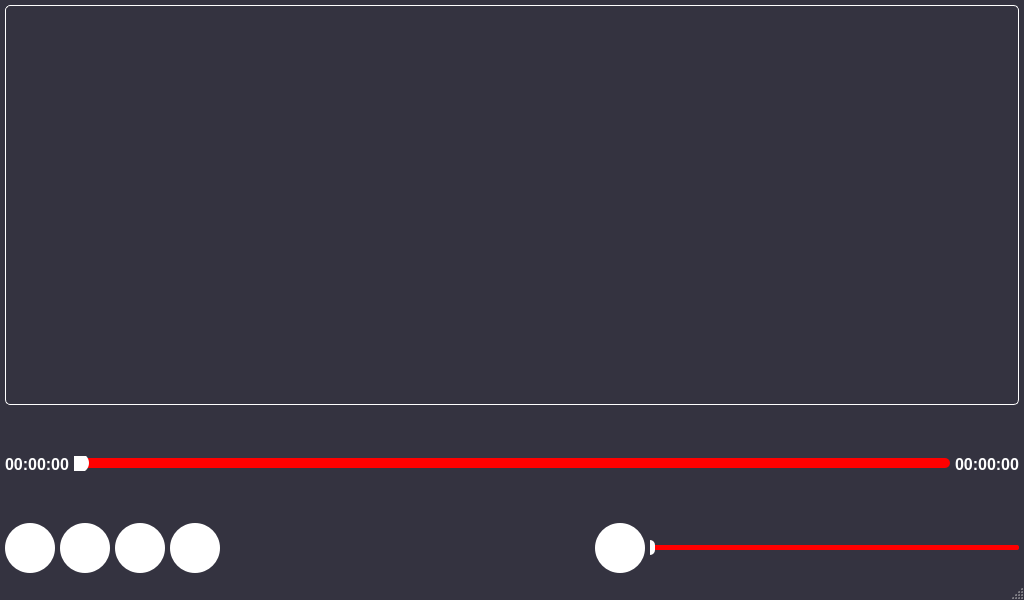
<?xml version="1.0" encoding="UTF-8"?>
<ui version="4.0">
 <class>VideoView</class>
 <widget class="QMainWindow" name="VideoView">
  <property name="geometry">
   <rect>
    <x>0</x>
    <y>0</y>
    <width>1024</width>
    <height>600</height>
   </rect>
  </property>
  <property name="windowTitle">
   <string>Video Player</string>
  </property>
  <property name="styleSheet">
   <string notr="true">QMainWindow {
    background-color: rgb(52,51,64);
}
QLabel {
    color: rgb(255,255,255);
}</string>
  </property>
  <widget class="QWidget" name="centralwidget">
   <layout class="QVBoxLayout" name="verticalLayout">
    <property name="spacing">
     <number>5</number>
    </property>
    <property name="leftMargin">
     <number>5</number>
    </property>
    <property name="topMargin">
     <number>5</number>
    </property>
    <property name="rightMargin">
     <number>5</number>
    </property>
    <property name="bottomMargin">
     <number>5</number>
    </property>
    <item>
     <widget class="QGroupBox" name="groupBox_Video">
      <property name="minimumSize">
       <size>
        <width>0</width>
        <height>400</height>
       </size>
      </property>
      <property name="styleSheet">
       <string notr="true">QGroupBox {
    border: 1px solid rgb(255,255,255);
    border-radius: 5px;
}</string>
      </property>
      <property name="title">
       <string/>
      </property>
     </widget>
    </item>
    <item>
     <layout class="QHBoxLayout" name="timeLayout">
      <item>
       <widget class="QLabel" name="label_Current_Time">
        <property name="minimumSize">
         <size>
          <width>60</width>
          <height>20</height>
         </size>
        </property>
        <property name="font">
         <font>
          <pointsize>12</pointsize>
          <bold>true</bold>
         </font>
        </property>
        <property name="text">
         <string>00:00:00</string>
        </property>
       </widget>
      </item>
      <item>
       <widget class="QSlider" name="horizontalSlider_Duration">
        <property name="styleSheet">
         <string notr="true">QSlider::groove:horizontal {
    height: 10px;
    background: red;
    border-radius: 5px;
}
QSlider::handle:horizontal {
    background: rgb(255,255,255);
    width: 20px;
    height: 20px;
    margin: -5px -5px;
    border-radius: 10px;
}</string>
        </property>
        <property name="orientation">
         <enum>Qt::Orientation::Horizontal</enum>
        </property>
       </widget>
      </item>
      <item>
       <widget class="QLabel" name="label_Total_Time">
        <property name="minimumSize">
         <size>
          <width>60</width>
          <height>20</height>
         </size>
        </property>
        <property name="font">
         <font>
          <pointsize>12</pointsize>
          <bold>true</bold>
         </font>
        </property>
        <property name="text">
         <string>00:00:00</string>
        </property>
       </widget>
      </item>
     </layout>
    </item>
    <item>
     <layout class="QHBoxLayout" name="controlsLayout">
      <item>
       <widget class="QPushButton" name="pushButton_Seek_Backward">
        <property name="minimumSize">
         <size>
          <width>50</width>
          <height>50</height>
         </size>
        </property>
        <property name="styleSheet">
         <string notr="true">QPushButton {
    border: none;
    border-radius: 25px;
    background-color: rgb(255,255,255);
    color: rgb(52,51,64);
    padding: 0px;
}</string>
        </property>
        <property name="text">
         <string/>
        </property>
        <property name="iconSize">
         <size>
          <width>32</width>
          <height>32</height>
         </size>
        </property>
       </widget>
      </item>
      <item>
       <widget class="QPushButton" name="pushButton_Play_Pause">
        <property name="minimumSize">
         <size>
          <width>50</width>
          <height>50</height>
         </size>
        </property>
        <property name="styleSheet">
         <string notr="true">QPushButton {
    border: none;
    border-radius: 25px;
    background-color: rgb(255,255,255);
    color: rgb(52,51,64);
    padding: 0px;
}</string>
        </property>
        <property name="text">
         <string/>
        </property>
        <property name="iconSize">
         <size>
          <width>32</width>
          <height>32</height>
         </size>
        </property>
       </widget>
      </item>
      <item>
       <widget class="QPushButton" name="pushButton_Stop">
        <property name="minimumSize">
         <size>
          <width>50</width>
          <height>50</height>
         </size>
        </property>
        <property name="styleSheet">
         <string notr="true">QPushButton {
    border: none;
    border-radius: 25px;
    background-color: rgb(255,255,255);
    color: rgb(52,51,64);
    padding: 0px;
}</string>
        </property>
        <property name="text">
         <string/>
        </property>
        <property name="iconSize">
         <size>
          <width>32</width>
          <height>32</height>
         </size>
        </property>
       </widget>
      </item>
      <item>
       <widget class="QPushButton" name="pushButton_Seek_Forward">
        <property name="minimumSize">
         <size>
          <width>50</width>
          <height>50</height>
         </size>
        </property>
        <property name="styleSheet">
         <string notr="true">QPushButton {
    border: none;
    border-radius: 25px;
    background-color: rgb(255,255,255);
    color: rgb(52,51,64);
    padding: 0px;
}</string>
        </property>
        <property name="text">
         <string/>
        </property>
        <property name="iconSize">
         <size>
          <width>32</width>
          <height>32</height>
         </size>
        </property>
       </widget>
      </item>
      <item>
       <spacer name="horizontalSpacer">
        <property name="orientation">
         <enum>Qt::Orientation::Horizontal</enum>
        </property>
        <property name="sizeHint" stdset="0">
         <size>
          <width>40</width>
          <height>20</height>
         </size>
        </property>
       </spacer>
      </item>
      <item>
       <widget class="QPushButton" name="pushButton_Volume">
        <property name="minimumSize">
         <size>
          <width>50</width>
          <height>50</height>
         </size>
        </property>
        <property name="styleSheet">
         <string notr="true">QPushButton {
    border: none;
    border-radius: 25px;
    background-color: rgb(255,255,255);
    color: rgb(52,51,64);
    padding: 0px;
}</string>
        </property>
        <property name="text">
         <string/>
        </property>
        <property name="iconSize">
         <size>
          <width>32</width>
          <height>32</height>
         </size>
        </property>
       </widget>
      </item>
      <item>
       <widget class="QSlider" name="horizontalSlider_Volume">
        <property name="minimumSize">
         <size>
          <width>150</width>
          <height>0</height>
         </size>
        </property>
        <property name="styleSheet">
         <string notr="true">QSlider::groove:horizontal {
    height: 5px;
    background: red;
    border-radius: 2px;
}
QSlider::handle:horizontal {
    background: rgb(255,255,255);
    width: 10px;
    height: 20px;
    margin: -5px -5px;
    border-radius: 5px;
}</string>
        </property>
        <property name="orientation">
         <enum>Qt::Orientation::Horizontal</enum>
        </property>
       </widget>
      </item>
     </layout>
    </item>
   </layout>
  </widget>
  <widget class="QStatusBar" name="statusbar"/>
 </widget>
 <resources/>
 <connections/>
</ui>
